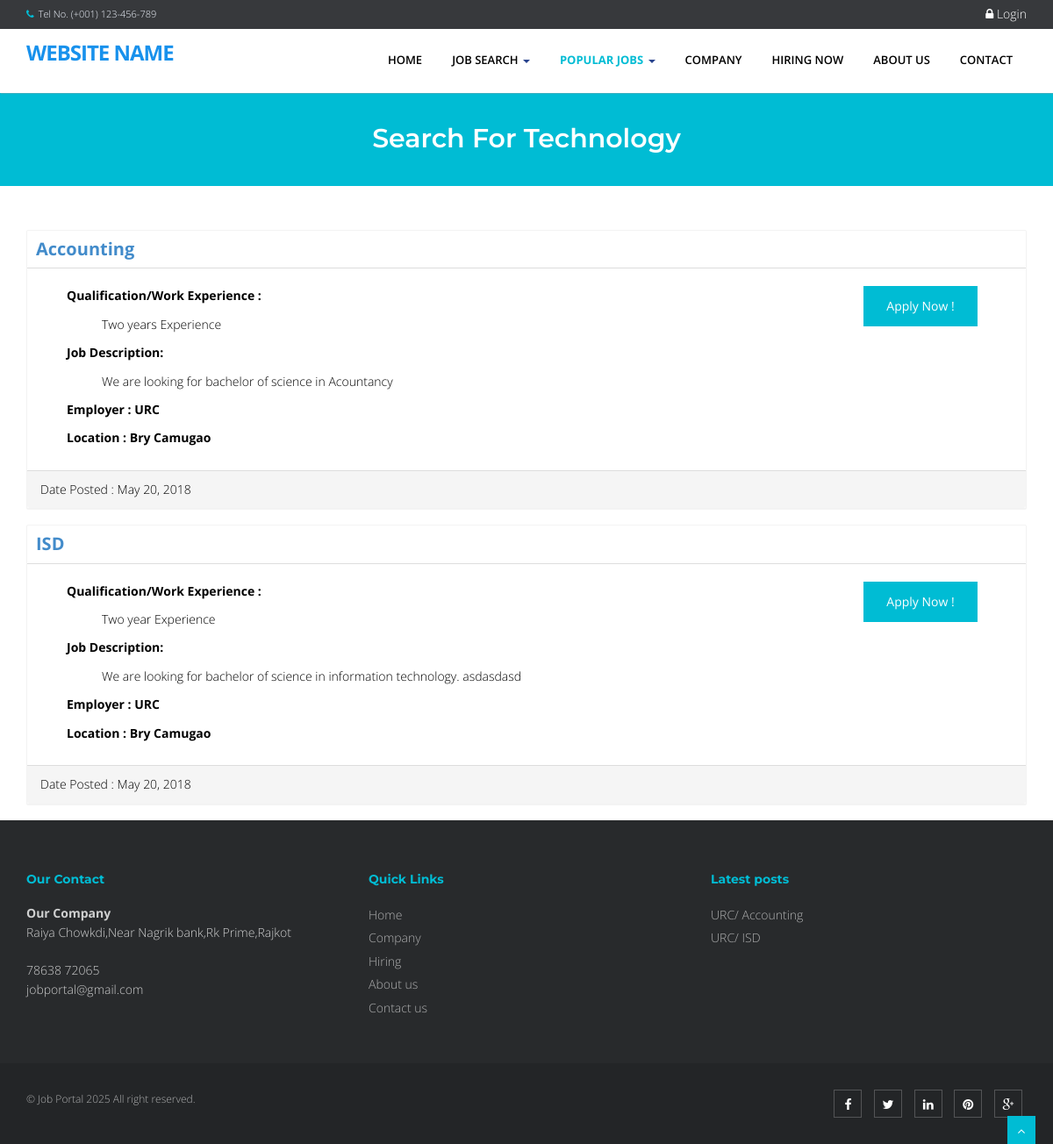
/job portal package/eris/index.php?q=category&search=Technology, run on an earlier commit of the app's database.
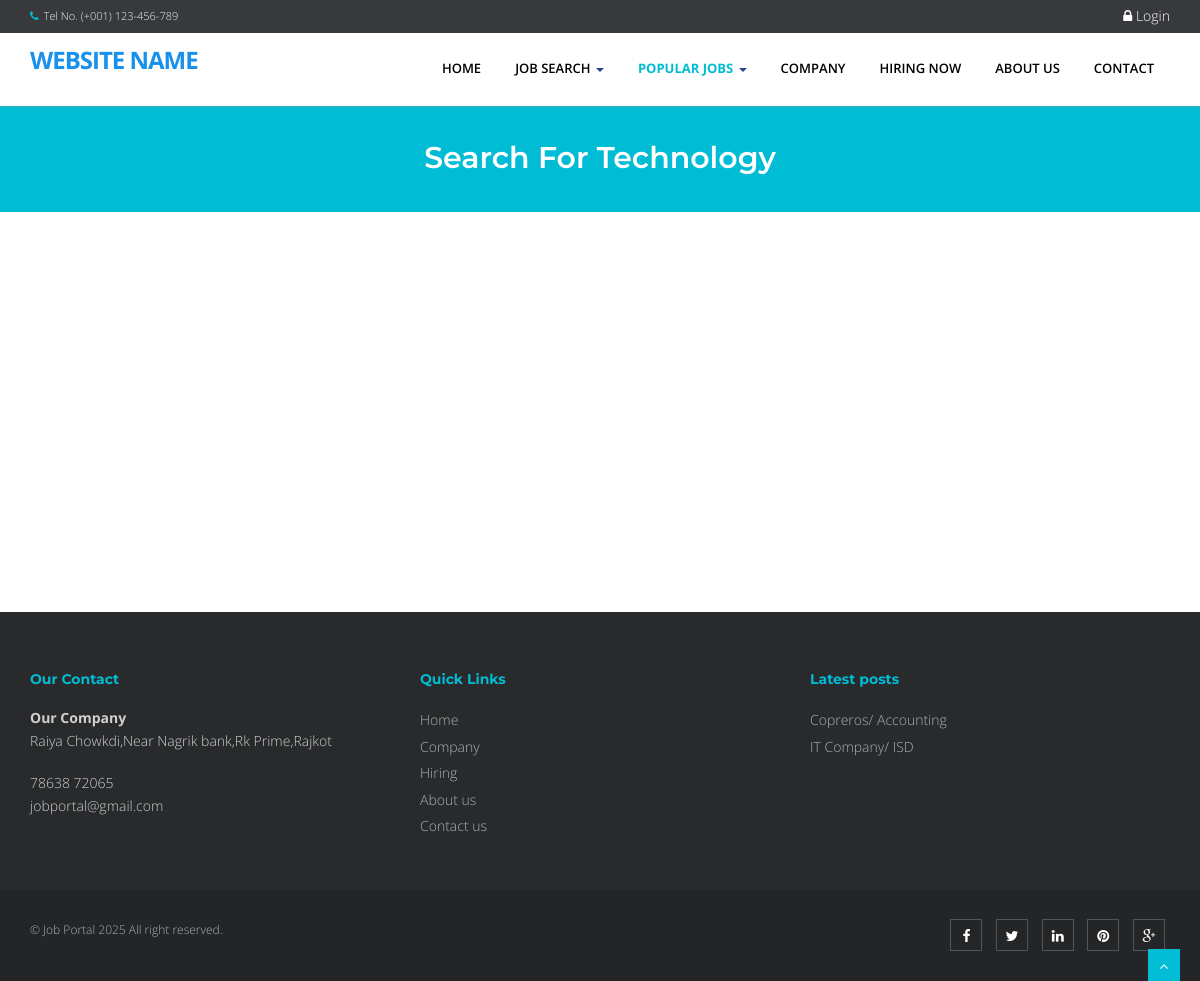
And on a later commit of the database.
### tables this page shows
CREATE TABLE `tbljob` (
  `JOBID` int(11) NOT NULL,
  `COMPANYID` int(11) NOT NULL,
  `CATEGORY` varchar(90) NOT NULL,
  `OCCUPATIONTITLE` varchar(90) NOT NULL,
  `REQ_NO_EMPLOYEES` int(11) NOT NULL,
  `SALARIES` double NOT NULL,
  `DURATION_EMPLOYEMENT` varchar(90) NOT NULL,
  `QUALIFICATION_WORKEXPERIENCE` text NOT NULL,
  `JOBDESCRIPTION` text NOT NULL,
  `PREFEREDSEX` varchar(30) NOT NULL,
  `SECTOR_VACANCY` text NOT NULL,
  `JOBSTATUS` varchar(90) NOT NULL,
  `DATEPOSTED` datetime NOT NULL
);

CREATE TABLE `tblcompany` (
  `COMPANYID` int(11) NOT NULL,
  `COMPANYNAME` varchar(90) NOT NULL,
  `COMPANYADDRESS` varchar(90) NOT NULL,
  `COMPANYCONTACTNO` varchar(30) NOT NULL,
  `COMPANYSTATUS` varchar(90) NOT NULL,
  `COMPANYMISSION` text NOT NULL
);

### job portal package/eris/index.php (called while the page is built, shortened)
<?php
require_once("include/initialize.php");
$view = (isset($_GET['q']) && $_GET['q'] != '') ? $_GET['q'] : '';
switch ($view) {
	case 'category' :
        $title='Search for '. $_GET['search'];
		break;
}
require_once("theme/templates.php");
?>

### job portal package/eris/include/database.php (called while the page is built, shortened)
<?php
class Database {
    private $conn;
    public $sql_string = '';
    public function open_connection() {
        $this->conn = mysqli_connect(server, user, pass);
        $db_select = mysqli_select_db($this->conn, database_name);
    }
    function setQuery($sql = '') {
        $this->sql_string = $sql;
    }
    function executeQuery() {
        $result = mysqli_query($this->conn, $this->sql_string);
        return $result;
    }
    private function confirm_query($result) {
        return $result;
    }
    function loadResultList($key = '') {
        $cur = $this->executeQuery();
        $array = [];
        while ($row = mysqli_fetch_object($cur)) {
            if ($key) {
                $array[$row->$key] = $row;
            } else {
                $array[] = $row;
            }
        }
        return $array;
    }
}
$mydb = new Database();
?>

### job portal package/eris/theme/templates.php (the view, shortened to what the changed rows need)
 <!DOCTYPE html>
<html lang="en">
<head>
<link href="<?php echo web_root; ?>plugins/home-plugins/css/bootstrap.min.css" rel="stylesheet" />
<link href="<?php echo web_root; ?>plugins/home-plugins/css/fancybox/jquery.fancybox.css" rel="stylesheet">
<link href="<?php echo web_root; ?>plugins/home-plugins/css/flexslider.css" rel="stylesheet" />
<link href="<?php echo web_root; ?>plugins/home-plugins/css/style.css" rel="stylesheet" />
<link rel="stylesheet" href="<?php echo web_root;?>plugins/font-awesome/css/font-awesome.min.css">
<link rel="stylesheet" href="<?php echo web_root;?>plugins/dataTables/jquery.dataTables.min.css">
<link rel="stylesheet" href="<?php echo web_root;?>plugins/dataTables/jquery.dataTables_themeroller.css">
<link href="<?php echo web_root; ?>plugins/datepicker/bootstrap-datetimepicker.min.css" rel="stylesheet" media="screen">
<link href="<?php echo web_root; ?>plugins/datepicker/datepicker3.css" rel="stylesheet" media="screen">
</head>
<body>
<div id="wrapper" class="home-page">
  <header>
        <div class="topbar navbar-fixed-top">
        </div>
        <div style="min-height: 30px;"></div>
        <div class="navbar navbar-default navbar-static-top" >
                            <?php
                            $sql = "SELECT * FROM `tblcategory` LIMIT 10";
                            $mydb->setQuery($sql);
                            ?>
        </div>
  </header>
      <?php
      if (isset($_GET['q'])) {
        echo '<section id="inner-headline">
            <div class="container">
                <div class="row">
                    <div class="col-lg-12">
                        <h2 class="pageTitle">'.$title.'</h2>
                    </div>
                </div>
            </div>
            </section>';
      }
       require_once $content;
        ?>
  <footer>
  <div class="container">
    <div class="row">
      <div class="col-md-4 col-sm-4">
        <div class="widget">
          <ul class="link-list">
            <?php
                  $sql = "SELECT * FROM `tblcompany` c,`tbljob` j WHERE c.`COMPANYID`=j.`COMPANYID`   ORDER BY DATEPOSTED DESC LIMIT 3" ;
                  $mydb->setQuery($sql);
                  $cur = $mydb->loadResultList();
                  foreach ($cur as $result) {
                    echo ' <li><a href="'.web_root.'index.php?q=viewjob&search='.$result->JOBID.'">'.$result->COMPANYNAME . '/ '. $result->OCCUPATIONTITLE .'</a></li>';
                  }
              ?>
          </ul>
        </div>
      </div>
    </div>
  </div>
  <div id="sub-footer">
  </div>
  </footer>
</div>
</body>
</html>

### job portal package/eris/category.php
    <section id="content">
        <div class="container content">
 <?php
 if (isset($_GET['search'])) {
    $category = $_GET['search'];
 }else{
     $category = '';
 }
    $sql = "SELECT * FROM `tblcompany` c,`tbljob` j WHERE c.`COMPANYID`=j.`COMPANYID` AND CATEGORY LIKE '%" . $category ."%' ORDER BY DATEPOSTED DESC" ;
    $mydb->setQuery($sql);
    $cur = $mydb->loadResultList();
    foreach ($cur as $result) {
  ?>
          <div class="panel panel-primary">
              <div class="panel-header">
                   <div style="border-bottom: 1px solid #ddd;padding: 10px;font-size: 20px;font-weight: bold;color: #000;margin-bottom: 5px;"><a href="<?php echo web_root.'index.php?q=viewjob&search='.$result->JOBID;?>"><?php echo $result->OCCUPATIONTITLE ;?></a>
                  </div>
              </div>
              <div class="panel-body contentbody">
                    <div class="col-sm-10">
                        <div class="col-sm-12">
                            <p>Qualification/Work Experience :</p>
                             <ul style="list-style: none;">
                                <li><?php echo $result->QUALIFICATION_WORKEXPERIENCE ;?></li>
                            </ul>
                        </div>
                        <div class="col-sm-12">
                            <p>Job Description:</p>
                            <ul style="list-style: none;">
                                 <li><?php echo $result->JOBDESCRIPTION ;?></li>
                            </ul>
                         </div>
                        <div class="col-sm-12">
                            <p>Employer :  <?php echo  $result->COMPANYNAME ?></p>
                            <p>Location :  <?php echo  $result->COMPANYADDRESS ?></p>
                        </div>
                    </div>
                    <div class="col-sm-2"> <a href="<?php echo web_root; ?>index.php?q=apply&job=<?php echo $result->JOBID;?>&view=personalinfo" class="btn btn-main btn-next-tab">Apply Now !</a></div>
                </div>
              <div class="panel-footer">
                  Date Posted :  <?php echo date_format(date_create($result->DATEPOSTED),'M d, Y'); ?>
              </div>
          </div>
<?php  } ?>
     </div>
    </section>

What changed in the data, as far as the page shows it:
no longer on one of the page's lists (row edited): tbljob: OCCUPATIONTITLE "Accounting", QUALIFICATION_WORKEXPERIENCE "Two years Experience", JOBDESCRIPTION "We are looking for bachelor of science in Acountancy", COMPANYID.COMPANYNAME "URC", COMPANYID.COMPANYADDRESS "Bry Camugao", DATEPOSTED "May 20, 2018"
no longer on one of the page's lists (row edited): tbljob: OCCUPATIONTITLE "ISD", QUALIFICATION_WORKEXPERIENCE "Two year Experience", JOBDESCRIPTION "We are looking for bachelor of science in information technology. asdasdasd", COMPANYID.COMPANYNAME "URC", COMPANYID.COMPANYADDRESS "Bry Camugao", DATEPOSTED "May 20, 2018"
changed tbljob "Accounting": COMPANYID.COMPANYNAME "URC" → "Copreros"
changed tbljob "ISD": COMPANYID.COMPANYNAME "URC" → "IT Company"
